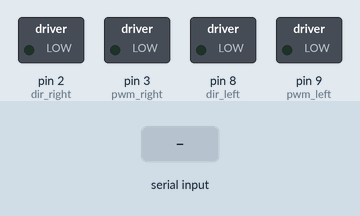
Simulated run of this sketch. Board: Arduino Uno, built with avr-gcc and run on an emulated ATmega328P. On the bench: switched loads named in the sketch (green lamp = pin HIGH). The test bench sets the inputs (shaded band). What the sketch prints to the serial monitor is not drawn.

Above: at 1.2 s.
1.3 s: "w" received over Serial
At 2.0 s:
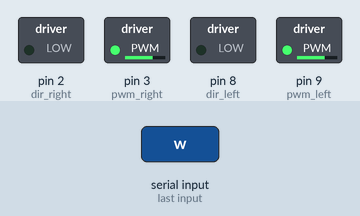
2.8 s: byte 100 (100) received over Serial
At 3.2 s:
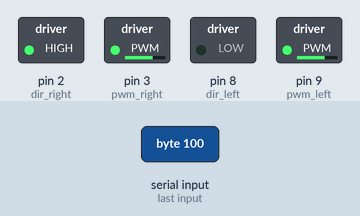
4.3 s: byte 68 (68) received over Serial
At 5.5 s:
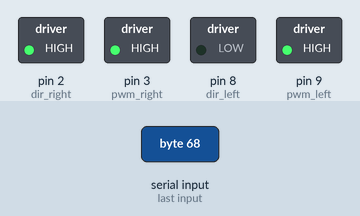
5.8 s: byte 81 (81) received over Serial
At 6.7 s:
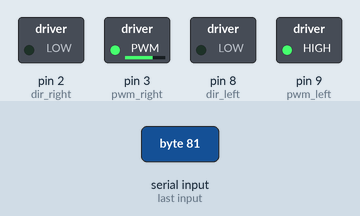
7.3 s: byte 69 (69) received over Serial
At 7.8 s:
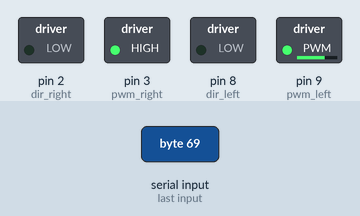
8.8 s: byte 90 (90) received over Serial
At 10.1 s:
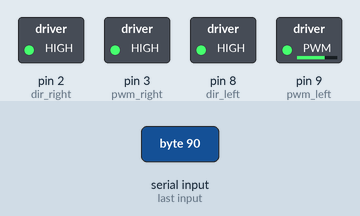
Timing chart, 0 to 11.3 s (numbered marks = the images above; inputs shaded):
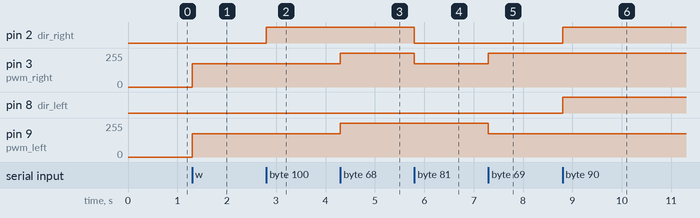

Measured:
- after the input at 1.3 s, pin 3 (pwm_right), pin 9 (pwm_left): 0/255 → 175/255 at once
- after the input at 2.8 s, pin 2 (dir_right): LOW → HIGH at once
- after the input at 4.3 s, pin 3 (pwm_right), pin 9 (pwm_left): 175/255 → 255/255 at once
- after the input at 5.8 s, pin 2 (dir_right): HIGH → LOW at once; pin 3 (pwm_right): 255/255 → 175/255 at once
- after the input at 7.3 s, pin 3 (pwm_right): 175/255 → 255/255 at once; pin 9 (pwm_left): 255/255 → 175/255 at once
- after the input at 8.8 s, pin 2 (dir_right), pin 8 (dir_left): LOW → HIGH at once

The sketch:

uno-mb-rover.ino
```cpp
int pwm_right = 3;  //PWM control for motor outputs 1 and 2
int pwm_left = 9;  //PWM control for motor outputs 3 and 4
int dir_right = 2;  //direction control for motor outputs 1 and 2
int dir_left = 8;  //direction control for motor outputs 3 and 4

#include <Wire.h>
// 2, 3, 8, 9
int x = 0;
int p = 0;

const int P_SLOW = 175;
const int P_FAST = 255;
const int D_BACKWARD = HIGH;
const int D_FORWARD = LOW;

void setup()
{
  pinMode(pwm_right, OUTPUT);  //Set control pins to be outputs
  pinMode(pwm_left, OUTPUT);
  pinMode(dir_right, OUTPUT);
  pinMode(dir_left, OUTPUT);

  //analogWrite(pwm_right, 100);  //set both motors to run at (100/255 = 39)% duty cycle (slow)
  //analogWrite(pwm_left, 100);

  // Start the I2C Bus as Slave on address 9
  // this doesnt work atm due to volage differences - need a converter
  //Wire.begin(20); // A4=SDA A5=SCL
  //Wire.setClock(400000L);
  // Attach a function to trigger when something is received.
  //Wire.onReceive(receiveEvent);

  Serial.begin(115200);
  Serial.println("init");
  //Serial.onReceive(receiveEvent);

//digitalWrite(dir_right, D_BACKWARD);
//analogWrite(pwm_right, P_SLOW);
}

void receiveEvent(int bytes) {
  //x = Wire.read();    // read one character from the I2C
  x = Serial.read();
}

void loop()
{
  x = Serial.read();

  if (x != p) {
    p = x;

    if (x == 119) { // w - forward
        digitalWrite(dir_right, D_FORWARD);
        digitalWrite(dir_left, D_FORWARD);

        analogWrite(pwm_right, P_SLOW);
        analogWrite(pwm_left, P_SLOW);
    }

    if (x == 87) { // W - forward fast
        digitalWrite(dir_right, D_FORWARD);
        digitalWrite(dir_left, D_FORWARD);

        analogWrite(pwm_right, P_FAST);
        analogWrite(pwm_left, P_FAST);
    }

    if (x == 115) { // s - back
        digitalWrite(dir_right, D_BACKWARD);
        digitalWrite(dir_left, D_BACKWARD);

        analogWrite(pwm_right, P_SLOW);
        analogWrite(pwm_left, P_SLOW);
    }

    if (x == 83) { // S - back fast
        digitalWrite(dir_right, D_BACKWARD);
        digitalWrite(dir_left, D_BACKWARD);

        analogWrite(pwm_right, P_FAST);
        analogWrite(pwm_left, P_FAST);
    }

    if (x == 97) { // a - left
        digitalWrite(dir_right, D_FORWARD);
        digitalWrite(dir_left, D_BACKWARD);

        analogWrite(pwm_right, P_SLOW);
        analogWrite(pwm_left, P_SLOW);
    }

    if (x == 65) { // A - left fast
        digitalWrite(dir_right, D_FORWARD);
        digitalWrite(dir_left, D_BACKWARD);

        analogWrite(pwm_right, P_FAST);
        analogWrite(pwm_left, P_FAST);
    }

    if (x == 100) { // d - right
        digitalWrite(dir_right, D_BACKWARD);
        digitalWrite(dir_left, D_FORWARD);

        analogWrite(pwm_right, P_SLOW);
        analogWrite(pwm_left, P_SLOW);
    }

    if (x == 68) { // D - right fast
        digitalWrite(dir_right, D_BACKWARD);
        digitalWrite(dir_left, D_FORWARD);

        analogWrite(pwm_right, P_FAST);
        analogWrite(pwm_left, P_FAST);
    }

    //
    // combinations
    //
//    if (x == 113) { // q - strafe forward left
//        digitalWrite(dir_right, D_BACKWARD); // low is backward, high is forward
//        digitalWrite(dir_left, D_FORWARD);
//
//        analogWrite(pwm_right, P_SLOW);
//        analogWrite(pwm_left, P_SLOW);
//    }

    if (x == 81) { // Q - strafe forward left fast
        digitalWrite(dir_right, D_FORWARD);
        digitalWrite(dir_left, D_FORWARD);

        analogWrite(pwm_right, P_SLOW);
        analogWrite(pwm_left, P_FAST);
    }

//    if (x == 101) { // e - strafe forward right
//        digitalWrite(dir_right, D_FORWARD);
//        digitalWrite(dir_left, D_BACKWARD);
//
//        analogWrite(pwm_right, P_FAST);
//        analogWrite(pwm_left, P_FAST);
//    }

    if (x == 69) { // E - strafe forward right fast
        digitalWrite(dir_right, D_FORWARD);
        digitalWrite(dir_left, D_FORWARD);

        analogWrite(pwm_right, P_FAST);
        analogWrite(pwm_left, P_SLOW);
    }

//    if (x == 122) { // z - strafe backward left
//        digitalWrite(dir_right, D_BACKWARD);
//        digitalWrite(dir_left, D_FORWARD);
//
//        analogWrite(pwm_right, P_SLOW);
//        analogWrite(pwm_left, P_SLOW);
//    }

    if (x == 90) { // Z - strafe backward left fast
        digitalWrite(dir_right, D_BACKWARD);
        digitalWrite(dir_left, D_BACKWARD);

        analogWrite(pwm_right, P_FAST);
        analogWrite(pwm_left, P_SLOW);
    }

//    if (x == 99) { // c - strafe backward right
//        digitalWrite(dir_right, D_BACKWARD);
//        digitalWrite(dir_left, D_FORWARD);
//
//        analogWrite(pwm_right, P_FAST);
//        analogWrite(pwm_left, P_FAST);
//    }

    if (x == 67) { // C - strafe backward right fast
        digitalWrite(dir_right, D_BACKWARD);
        digitalWrite(dir_left, D_BACKWARD);

        analogWrite(pwm_right, P_SLOW);
        analogWrite(pwm_left, P_FAST);
    }
    // end combinations

    if (x == 0 || x == 48) {
        // Serial.println("setting low, 0");
        analogWrite(pwm_right, 0);
        analogWrite(pwm_left, 0);
    }
  }
}
```
